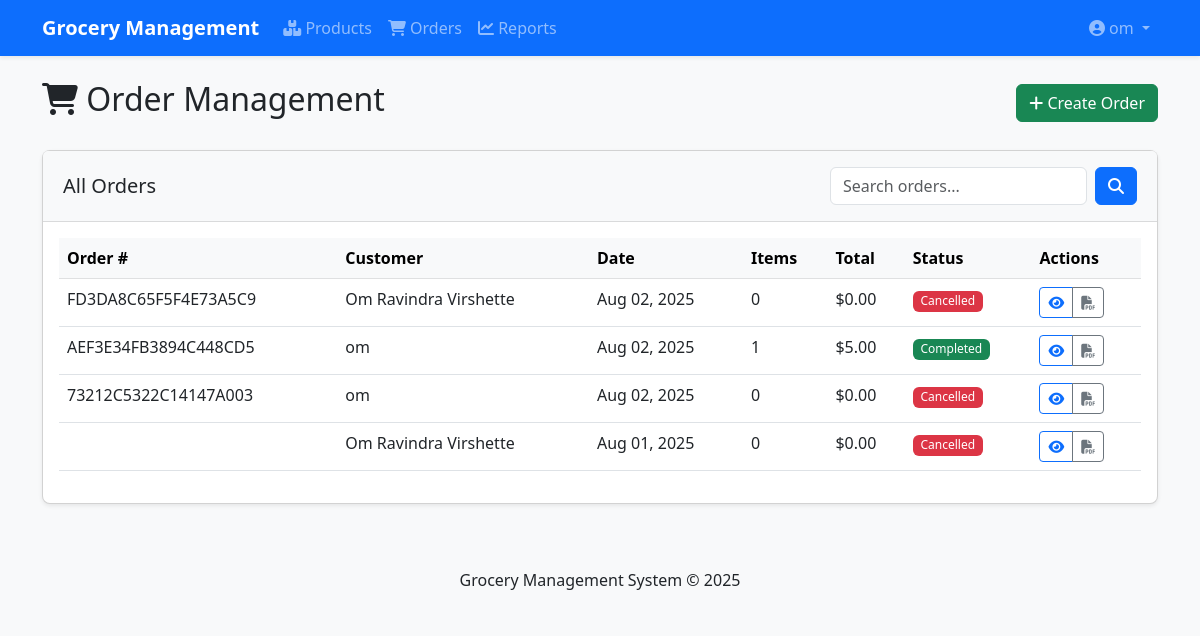
Page /orders/ (signed in) on the committed database.
### users/models.py (models this page shows, shortened)
class User(AbstractUser):
    is_admin = models.BooleanField(default=False)
    is_staff = models.BooleanField(default=False)
    phone = models.CharField(max_length=20, blank=True, null=True)
    address = models.TextField(blank=True, null=True)
    class Meta:
        verbose_name = _('user')
        verbose_name_plural = _('users')

### orders/models.py (models this page shows, shortened)
class Order(models.Model):
    ORDER_STATUS = (
        ('pending', 'Pending'),
        ('completed', 'Completed'),
        ('cancelled', 'Cancelled'),
    )
    order_number = models.CharField(max_length=20, unique=True)
    customer_name = models.CharField(max_length=100)
    customer_phone = models.CharField(max_length=20)
    customer_email = models.EmailField(blank=True)
    customer_address = models.TextField(blank=True)
    created_by = models.ForeignKey(User, on_delete=models.SET_NULL, null=True)
    created_at = models.DateTimeField(default=timezone.now)
    status = models.CharField(max_length=20, choices=ORDER_STATUS, default='pending')
    total_amount = models.DecimalField(max_digits=10, decimal_places=2, default=0)
    notes = models.TextField(blank=True)

### orders/views.py (the view)
# urls.py: path('', views.order_list, name='order_list'),
@login_required
def order_list(request):
    orders = Order.objects.all().order_by('-created_at')
    return render(request, 'orders/list.html', {'orders': orders})

### templates/orders/list.html (shortened to what this page needs)
{% extends 'base.html' %}
{% block content %}
<div class="d-flex justify-content-between align-items-center mb-4">
    <h2><i class="fas fa-shopping-cart"></i> Order Management</h2>
    <a href="{% url 'orders:order_create' %}" class="btn btn-success">
        <i class="fas fa-plus"></i> Create Order
    </a>
</div>
<div class="card mb-4">
    <div class="card-header">
        <div class="d-flex justify-content-between align-items-center">
            <h5 class="mb-0">All Orders</h5>
            <form method="get" class="d-flex">
                <input type="text" name="q" class="form-control me-2" placeholder="Search orders..." value="{{ request.GET.q }}">
                <button type="submit" class="btn btn-primary">
                    <i class="fas fa-search"></i>
                </button>
            </form>
        </div>
    </div>
    <div class="card-body">
        <div class="table-responsive">
            <table class="table table-hover">
                <thead class="table-light">
                    <tr>
                        <th>Order #</th>
                        <th>Customer</th>
                        <th>Date</th>
                        <th>Items</th>
                        <th>Total</th>
                        <th>Status</th>
                        <th>Actions</th>
                    </tr>
                </thead>
                <tbody>
                    {% for order in orders %}
                    <tr>
                        <td>{{ order.order_number }}</td>
                        <td>{{ order.customer_name }}</td>
                        <td>{{ order.created_at|date:"M d, Y" }}</td>
                        <td>{{ order.items.count }}</td>
                        <td>${{ order.total_amount }}</td>
                        <td>
                            <span class="badge bg-{% if order.status == 'completed' %}success{% elif order.status == 'pending' %}warning{% else %}danger{% endif %}">
                                {{ order.get_status_display }}
                            </span>
                        </td>
                        <td>
                            <div class="btn-group btn-group-sm">
                                <a href="{% url 'orders:order_detail' order.id %}" class="btn btn-outline-primary">
                                    <i class="fas fa-eye"></i>
                                </a>
                                <a href="{% url 'orders:generate_invoice_pdf' order.id %}" class="btn btn-outline-secondary">
                                    <i class="fas fa-file-pdf"></i>
                                </a>
                            </div>
                        </td>
                    </tr>
                    {% empty %}
                    <tr>
                        <td colspan="7" class="text-center">No orders found</td>
                    </tr>
                    {% endfor %}
                </tbody>
            </table>
        </div>
    </div>
</div>
{% endblock %}

### templates/base.html (shortened to what this page needs)
<!DOCTYPE html>
<html lang="en">
<head>
    <link href="https://cdn.jsdelivr.net/npm/bootstrap@5.3.0/dist/css/bootstrap.min.css" rel="stylesheet">
    <link rel="stylesheet" href="https://cdnjs.cloudflare.com/ajax/libs/font-awesome/6.4.0/css/all.min.css">
    <link rel="stylesheet" href="/static/css/style.css">
</head>
<body>
    <nav class="navbar navbar-expand-lg navbar-dark bg-primary">
        <div class="container">
            <a class="navbar-brand" href="{% url 'dashboard' %}">Grocery Management</a>
            <div class="collapse navbar-collapse" id="navbarNav">
                <ul class="navbar-nav me-auto">
                    {% if user.is_authenticated %}
                    <li class="nav-item">
                        <a class="nav-link" href="{% url 'products:product_list' %}"><i class="fas fa-boxes"></i> Products</a>
                    </li>
                    <li class="nav-item">
                        <a class="nav-link" href="{% url 'orders:order_list' %}"><i class="fas fa-shopping-cart"></i> Orders</a>
                    </li>
                    <li class="nav-item">
                        <a class="nav-link" href="{% url 'reports:sales_report' %}"><i class="fas fa-chart-line"></i> Reports</a>
                    </li>
                    {% endif %}
                </ul>
                <ul class="navbar-nav">
                    {% if user.is_authenticated %}
                    <li class="nav-item dropdown">
                        <a class="nav-link dropdown-toggle" href="#" id="navbarDropdown" role="button" data-bs-toggle="dropdown">
                            <i class="fas fa-user-circle"></i> {{ user.username }}
                        </a>
                    </li>
                    {% else %}
                    <li class="nav-item">
                        <a class="nav-link" href="{% url 'login' %}"><i class="fas fa-sign-in-alt"></i> Login</a>
                    </li>
                    {% endif %}
                </ul>
            </div>
        </div>
    </nav>
    <div class="container mt-4">
        {% block content %}{% endblock %}
    </div>
    <footer class="mt-5 py-3 bg-light">
        <div class="container text-center">
            <p class="mb-0">Grocery Management System &copy; {% now "Y" %}</p>
        </div>
    </footer>
</body>
</html>

### static/css/style.css (style rules this page uses)
body { background-color: #f8f9fa; font-family: 'Segoe UI', Tahoma, Geneva, Verdana, sans-serif; }
.card { border-radius: 0.5rem; box-shadow: 0 0.125rem 0.25rem rgba(0, 0, 0, 0.075); margin-bottom: 1.5rem; }
.card-header { border-bottom: 1px solid rgba(0, 0, 0, 0.125); padding: 1rem 1.25rem; background-color: #f8f9fa; }
.table-responsive { overflow-x: auto; }
.navbar { box-shadow: 0 0.125rem 0.25rem rgba(0, 0, 0, 0.075); }
.navbar-brand { font-weight: 600; }
.btn-group-sm .btn { padding: 0.25rem 0.5rem; font-size: 0.875rem; }
.badge { font-weight: 500; padding: 0.35em 0.65em; }

### rows in the picture
User: username "om"
Order: order_number "FD3DA8C65F5F4E73A5C9", customer_name "Om Ravindra Virshette", created_at "Aug 02, 2025", items.count "0", total_amount "0.00", status "Cancelled"
Order: order_number "AEF3E34FB3894C448CD5", customer_name "om", created_at "Aug 02, 2025", items.count "1", total_amount "5.00", status "Completed"
Order: order_number "73212C5322C14147A003", customer_name "om", created_at "Aug 02, 2025", items.count "0", total_amount "0.00", status "Cancelled"
Order: customer_name "Om Ravindra Virshette", created_at "Aug 01, 2025", items.count "0", total_amount "0.00", status "Cancelled"
